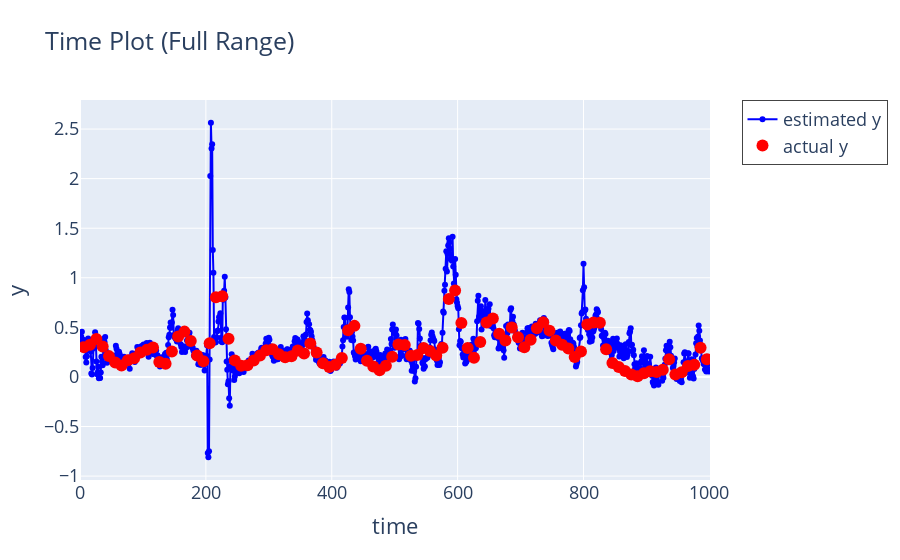
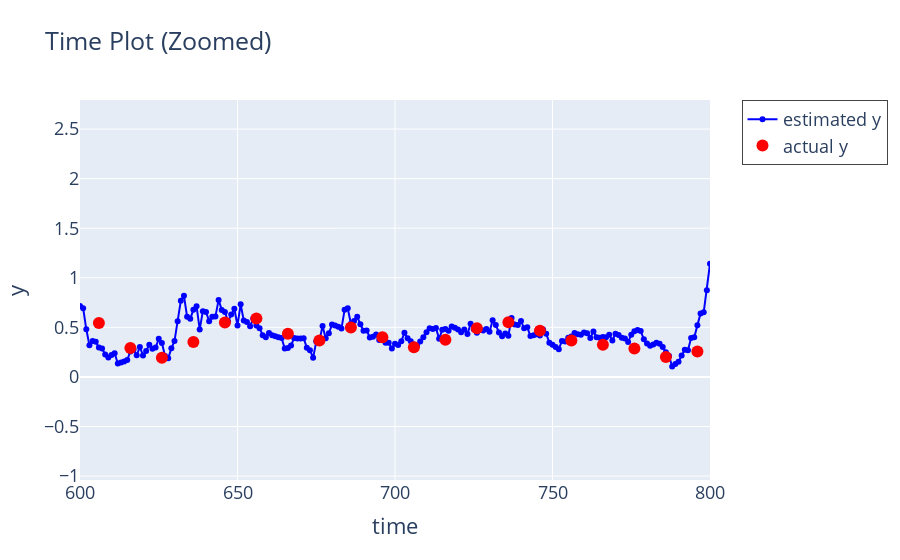

The code cell stored with these charts, in order, in its notebook:
### Code cell
import plotly.graph_objects as go

# 実測値と推定値
time = range(estimated_y_test_all.shape[0])  # 時間軸
estimated_y = estimated_y_test_all.iloc[:, 0]
actual_y_time = [time[i] for i in measured_index_test]
actual_y = y_measured_ys_test.iloc[:, 0]

# 図全体のプロット
fig_full = go.Figure()

# 推定値の時間プロット
fig_full.add_trace(go.Scatter(
    x=list(time),
    y=estimated_y,
    mode='lines+markers',
    name='estimated y',
    line=dict(color='blue'),
    marker=dict(color='blue')
))

# 実測値の時間プロット
fig_full.add_trace(go.Scatter(
    x=actual_y_time,
    y=actual_y,
    mode='markers',
    name='actual y',
    marker=dict(color='red', size=12)
))

# レイアウトの設定
fig_full.update_layout(
    title='Time Plot (Full Range)',
    xaxis=dict(title='time', range=[0, estimated_y_test_all.shape[0] + 1]),
    yaxis=dict(title=dataset.columns[0]),
    legend=dict(x=1.05, y=1, borderwidth=1, font=dict(size=18)),
    font=dict(size=18)
)

# 描画
fig_full.show()

# 拡大版のプロット
fig_zoomed = go.Figure(fig_full)  # 全体プロットをコピー
fig_zoomed.update_layout(
    title='Time Plot (Zoomed)',
    xaxis=dict(range=[600, 800])
)

# 描画
fig_zoomed.show()

### Figure 1 — Plotly figure (JSON) as saved in the notebook; plotly's stock layout.template omitted (floating-point values rounded to 4 significant figures; data arrays with more than 128 entries replaced by an {"elided": "..."} marker saying what was removed)
{"data": [{"line": {"color": "blue"}, "marker": {"color": "blue"}, "mode": "lines+markers", "name": "estimated y", "type": "scatter", "x": {"elided": "1000 int values"}, "y": {"elided": "1000 float values"}}, {"marker": {"color": "red", "size": 12}, "mode": "markers", "name": "actual y", "type": "scatter", "x": [6, 16, 26, 36, 46, 56, 66, 76, 86, 96, 106, 116, 126, 136, 146, 156, 166, 176, 186, 196, 206, 216, 226, 236, 246, 256, 266, 276, 286, 296, 306, 316, 326, 336, 346, 356, 366, 376, 386, 396, 406, 416, 426, 436, 446, 456, 466, 476, 486, 496, 506, 516, 526, 536, 546, 556, 566, 576, 586, 596, 606, 616, 626, 636, 646, 656, 666, 676, 686, 696, 706, 716, 726, 736, 746, 756, 766, 776, 786, 796, 806, 816, 826, 836, 846, 856, 866, 876, 886, 896, 906, 916, 926, 936, 946, 956, 966, 976, 986, 996], "y": [0.3, 0.325, 0.382, 0.307, 0.21, 0.145, 0.115, 0.168, 0.188, 0.247, 0.273, 0.298, 0.151, 0.134, 0.257, 0.407, 0.457, 0.362, 0.216, 0.159, 0.34, 0.804, 0.813, 0.384, 0.167, 0.112, 0.117, 0.166, 0.215, 0.269, 0.28, 0.228, 0.198, 0.208, 0.266, 0.236, 0.338, 0.247, 0.137, 0.1, 0.122, 0.192, 0.47, 0.515, 0.284, 0.164, 0.105, 0.0671, 0.113, 0.204, 0.327, 0.321, 0.213, 0.22, 0.291, 0.261, 0.216, 0.295, 0.786, 0.871, 0.544, 0.292, 0.193, 0.352, 0.549, 0.59, 0.436, 0.368, 0.499, 0.401, 0.3, 0.376, 0.491, 0.551, 0.467, 0.367, 0.325, 0.287, 0.2, 0.257, 0.528, 0.548, 0.546, 0.279, 0.141, 0.0998, 0.0591, 0.0256, 0.00787, 0.0382, 0.0573, 0.0493, 0.073, 0.178, 0.0241, 0.0478, 0.111, 0.123, 0.295, 0.179]}], "layout": {"font": {"size": 18}, "legend": {"borderwidth": 1, "font": {"size": 18}, "x": 1.05, "y": 1}, "title": {"text": "Time Plot (Full Range)"}, "xaxis": {"range": [0, 1001], "title": {"text": "time"}}, "yaxis": {"title": {"text": "y"}}}}

### Figure 2 — Plotly figure (JSON) as saved in the notebook; plotly's stock layout.template omitted (floating-point values rounded to 4 significant figures; data arrays with more than 128 entries replaced by an {"elided": "..."} marker saying what was removed)
{"data": [{"line": {"color": "blue"}, "marker": {"color": "blue"}, "mode": "lines+markers", "name": "estimated y", "type": "scatter", "x": {"elided": "1000 int values"}, "y": {"elided": "1000 float values"}}, {"marker": {"color": "red", "size": 12}, "mode": "markers", "name": "actual y", "type": "scatter", "x": [6, 16, 26, 36, 46, 56, 66, 76, 86, 96, 106, 116, 126, 136, 146, 156, 166, 176, 186, 196, 206, 216, 226, 236, 246, 256, 266, 276, 286, 296, 306, 316, 326, 336, 346, 356, 366, 376, 386, 396, 406, 416, 426, 436, 446, 456, 466, 476, 486, 496, 506, 516, 526, 536, 546, 556, 566, 576, 586, 596, 606, 616, 626, 636, 646, 656, 666, 676, 686, 696, 706, 716, 726, 736, 746, 756, 766, 776, 786, 796, 806, 816, 826, 836, 846, 856, 866, 876, 886, 896, 906, 916, 926, 936, 946, 956, 966, 976, 986, 996], "y": [0.3, 0.325, 0.382, 0.307, 0.21, 0.145, 0.115, 0.168, 0.188, 0.247, 0.273, 0.298, 0.151, 0.134, 0.257, 0.407, 0.457, 0.362, 0.216, 0.159, 0.34, 0.804, 0.813, 0.384, 0.167, 0.112, 0.117, 0.166, 0.215, 0.269, 0.28, 0.228, 0.198, 0.208, 0.266, 0.236, 0.338, 0.247, 0.137, 0.1, 0.122, 0.192, 0.47, 0.515, 0.284, 0.164, 0.105, 0.0671, 0.113, 0.204, 0.327, 0.321, 0.213, 0.22, 0.291, 0.261, 0.216, 0.295, 0.786, 0.871, 0.544, 0.292, 0.193, 0.352, 0.549, 0.59, 0.436, 0.368, 0.499, 0.401, 0.3, 0.376, 0.491, 0.551, 0.467, 0.367, 0.325, 0.287, 0.2, 0.257, 0.528, 0.548, 0.546, 0.279, 0.141, 0.0998, 0.0591, 0.0256, 0.00787, 0.0382, 0.0573, 0.0493, 0.073, 0.178, 0.0241, 0.0478, 0.111, 0.123, 0.295, 0.179]}], "layout": {"font": {"size": 18}, "legend": {"borderwidth": 1, "font": {"size": 18}, "x": 1.05, "y": 1}, "title": {"text": "Time Plot (Zoomed)"}, "xaxis": {"range": [600, 800], "title": {"text": "time"}}, "yaxis": {"title": {"text": "y"}}}}
